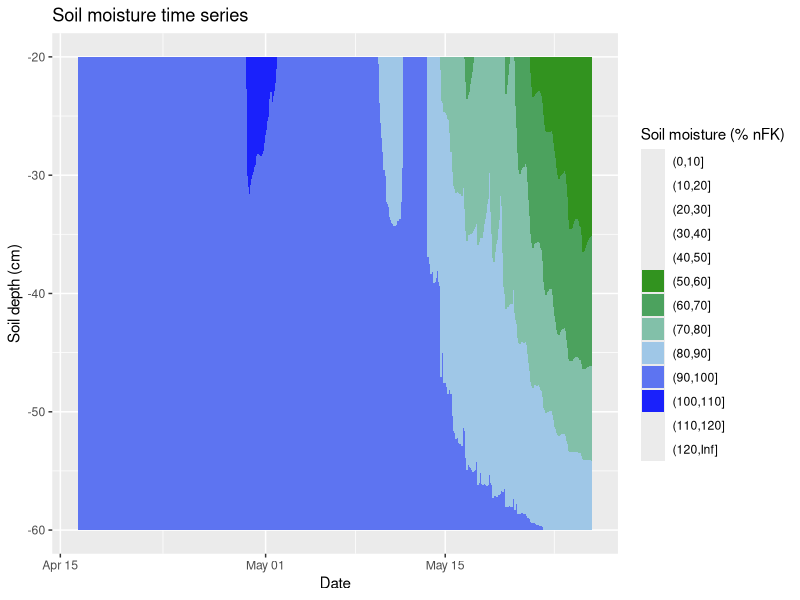

Source code (R):
## ---- chunk 1
library(data.table)
library(dplyr)
library(ggplot2)
library(lubridate)
## ---- chunk 2
# Feldkapazität pF:
# pF = log10(|Matrixpotential / hPa|) #???
# permanenter Welkepunkt bei pF = 4.2 --> WP
#pFmin = 1.8
# #FK = 2.5 - 1.8 #pF-Werte für langsam bewegtes Wasser
# pfmin = 1.8
# WP = 4.2
# #nutzbare Feldkapazität nfK = FK - WP
# nFK100 = 49.3 #mm oder l/m2
# wasser_volpercent_nFK100 = 16.4 #%, aus Bodenanalysen Tabelle oben
# wasser_volpercent_nfK0 = 8 #%, Literatur-Wert
# 
# Boden_volumen_m3 <- 1*1*0.3 #m^3, Volumen Boden 1m2, 0-30cm Tiefe => X * 1000 = l/m2
# Boden_volumen_l_m2 <- Boden_volumen_m3 * 1000
# wasser_volpercent_nFK100 * (Boden_volumen_l_m2/100) #mm oder l/m2 == nFK100
# 
# 10^pfmin #Unter-Grenze in hPa
# 10^WP #Ober-Grenze in hPa


#16.4 Vol% Wasser == 49.3mm Wasser == 100% nFK


## ---- chunk 3
pf_min = 1.8
pf_max = 4.2
hPa_min = 10^pf_min
hPa_max = 10^pf_max
#Vol% Wasser bei 100% nFK für drei Bodentiefen:
T0020 <- 49.3
T4060 <- 46.1
T2040 <- T0020 - (T0020-T4060)/2
## ---- chunk 4
tensio <- fread("../data/raw_data/Tensiometer_Satz3_20210730.csv", sep = ";")
parzelle_id <- fread("../data/raw_data/Parzellen_Satz3_20210607.csv", sep=";")
#tensio <- fread("../data/raw_data/Tensiometer_Satz2_20210727.csv", sep = ";")
#parzelle_id <- fread("../data/raw_data/Parzellen_Satz2_20201128.csv", sep=";")
tensio <- left_join(tensio, parzelle_id, by="parzelle_id")
## ---- chunk 5
tensio <- tensio %>% 
    filter(variante_id ==12) %>% 
    group_by(zeit_messung) %>%
    summarise_at(c("bodensaugspannung_0020_hPa",
                   "bodensaugspannung_2040_hPa",
                   "bodensaugspannung_4060_hPa"), ~mean(., na.rm=TRUE)) %>%
    mutate_at("zeit_messung", ~as_datetime(.))

## ---- chunk 6
tensio <- tensio %>%
    mutate(pf_0020 = log10(bodensaugspannung_0020_hPa),
           pf_2040 = log10(bodensaugspannung_2040_hPa),
           pf_4060 = log10(bodensaugspannung_4060_hPa)
    )
## ---- chunk 7
nfk_fun <- function(x){(1-(x-pf_min) / (pf_max-pf_min))*100}
tensio <- tensio %>% as_tibble() %>%
    mutate_at(c("pf_0020", "pf_2040", "pf_4060"), 
              list(nFK = nfk_fun)) %>%
    rename_with(.cols = ends_with("_nfK"), ~gsub("pf_", "T", .x, fixed = TRUE))
## ---- chunk 8
tensio_melted <- tidyr::pivot_longer(tensio %>% 
                                         select(c("zeit_messung", 
                                                  "T0020_nFK", "T2040_nFK" ,"T4060_nFK")), 
                                     cols = c("T0020_nFK", "T2040_nFK" ,"T4060_nFK"),
                                     # cols = c("parzelle_name", "zeit_messung" ), 
                                     names_to = "Bodentiefe", 
                                     values_to = "nFK_prozent") %>%
    mutate(Bodentiefe = substr(Bodentiefe,4,5) %>% as.numeric)

## ---- chunk 9
# Legende einlesen:
# path2 <- "../../WMS_WFS_Bodenfeuchte/GIS/Legende.csv"
# legende_df <- data.table::fread(path2, encoding = "Latin-1") 

# Farben und Klassenbreite anfuegen:
# Style des Bodenfeuchteviewers #https://www.dwd.de/DE/fachnutzer/landwirtschaft/5_bofeuview/_node.html
# if (color_style == "DWD") {
# my_colors <- c("#c8642d", "#fac83c", "#fafa4b", "#96dc4b", "#4b964b", "#32c8fa", "#0000fa", "#ffffff")
# my_breaks <- c(0, 10, 30, 50, 80, 100, 120, Inf)
# my_labels <- paste0(
#     legende_df$Legende_Bezeichnung_DE,
#     " [", legende_df$Legende_Wertebereich_nFK, "]"
# )
#} else if (color_style == "10_prozent") {

# Style: 10%nFK-Schritte 0-120% nFK
my_breaks <- c(seq(from = 0, to = 120, by = 10), Inf)
my_colors <- colorRampPalette(c(
    "brown", "yellow", "forestgreen",
    "lightblue", "blue", "darkblue"
))(length(my_breaks))
my_labels <- levels(cut(tensio_melted$nFK_prozent, breaks = my_breaks))
#} 


# plot erstellen: #-Bodentiefe, da der Wert die "bis"-Bodentiefe beschreibt
p <- ggplot(data = tensio_melted,
            aes(x = zeit_messung, y = -(Bodentiefe), z = nFK_prozent)) +
    geom_contour_filled(breaks = my_breaks) +
    scale_colour_manual("Soil moisture (% nFK)",
                        values = my_colors, labels = my_labels,
                        aesthetics = "fill", drop = FALSE
    ) +
    # "drop = FALSE" ist notwendig um auch Werte anzuzeigen (und die Farben zu scalen), die nicht ueber den Wertebereich in der CSV hinausgehen (z.B. <10 oder >120 % nFK)
    labs(title = "Soil moisture time series", 
         x = "Date",
         y = "Soil depth (cm)"
    )

# Ausgabe des Plots
p

